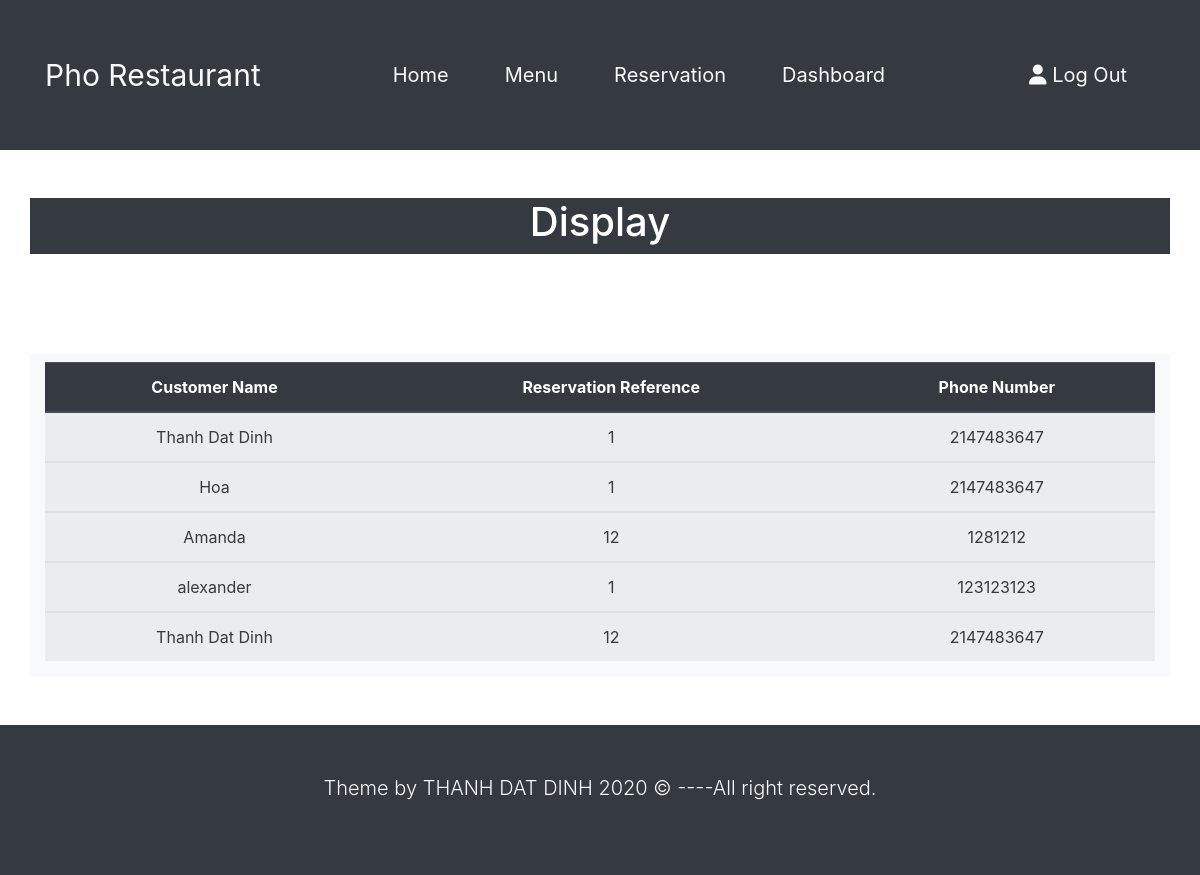
The page /joinquery.php on the database its author committed.
### tables this page shows
CREATE TABLE `customer` (
  `bookingreference` int(10) NOT NULL,
  `name` varchar(50) NOT NULL,
  `phonenumber` int(10) NOT NULL,
  `email` varchar(50) NOT NULL,
  `zipcode` varchar(10) NOT NULL,
  `ReservationReference` int(10) DEFAULT NULL
);

CREATE TABLE `reservation` (
  `ReservationReference` int(10) NOT NULL,
  `typeoforder` varchar(50) NOT NULL,
  `date` varchar(50) NOT NULL,
  `time` varchar(50) NOT NULL,
  `TypeofTable` varchar(10) NOT NULL,
  `NumberofCustomer` varchar(50) NOT NULL,
  `Stage` varchar(50) NOT NULL
);

### joinquery.php (the view, shortened to what this page needs)
<!DOCTYPE html>
<html lang="en">
<head>
    <link rel="stylesheet" href="https://cdn.jsdelivr.net/npm/bootstrap@4.5.3/dist/css/bootstrap.min.css">
    <link rel="stylesheet" href="css/style.css">
</head>
<body >
    <nav class="navbar navbar-expand-lg navbar-dark bg-dark">
        <div class="container" >
            <a href="home.php" class="navbar-brand text-light">Pho Restaurant</a>
            <div class="collapse navbar-collapse" id="navbarcollapseCMS">
                <ul class="navbar-nav m-auto">
                    <li class="nav-item">
                        <a href="home.php" class="nav-link text-light">Home</a>
                    </li>
                    <li class="nav-item">
                        <a href="menu.php" class="nav-link text-light">Menu</a>
                    </li>
                    <li class="nav-item">
                        <a href="reservation.php" class="nav-link text-light">Reservation</a>
                    </li>
                    <li class="nav-item">
                        <a href="adminDashboard.php" class="nav-link text-light">Dashboard</a>
                    </li>
                </ul>
                <ul class="navbar-nav">
                    <li class="nav-item">
                        <a href="login.php" class="nav-link text-light"><i class="fas fa-user"></i> Log Out</a>
                    </li>
                </ul>
            </div>
        </div>
    </nav>
    <header >
        <div class="container bg-dark text-white py-0 mt-5">
            <div class="row">
                <div class="col-lg-12 text-center">
                    <h1>Display</h1>
                </div>
            </div>
        </div>
    </header>
    <main>
        <section class="container mb-5 bg-light align-items-center" style="min-height:10px;">
            <div class="row">
                <div class="col-lg-12 text-center">
                    <table class="table table-striped text-center  table-hover">
                        <thead class="thead-dark">
                            <tr>
                                <th>Customer Name</th>
                                <th>Reservation Reference</th>
                                <th>Phone Number</th>
                            </tr>
                        </thead>
                        <?php
                            global $ConnectingDB;
                            $sql = "SELECT customer.name,reservation.ReservationReference, customer.phonenumber
                            FROM customer
                            INNER JOIN reservation ON customer.ReservationReference=reservation.ReservationReference";
                            $stmt = $ConnectingDB->query($sql);
                            while($dataRows=$stmt->fetch()){
                                $name=$dataRows["name"];
                                $reservation=$dataRows["ReservationReference"];
                                $number=$dataRows["phonenumber"];
                        ?>
                        <tbody class="tbody table-striped  text-dark">
                            <tr>
                                <td><?php echo $name;?></td>
                                <td><?php echo $reservation;?></td>
                                <td><?php echo $number;?></td>
                            </tr>
                        </tbody>
                            <?php };?>
                    </table>
                </div>
            </div>
        </section>
    </main>
    <footer class="text-light mt-3 bg-dark">
        <div class="container">
            <div class="row align-items-center">
                <div class="col text-center align-middle">
                    <p class="lead mt-5">Theme by THANH DAT DINH <span id="year"></span> &copy; ----All right reserved.</p>
                </div>
            </div>
        </div>
    </footer>
</body>
</html>

### css/style.css (style rules this page uses)
.nav-link { font-size: 20px; margin:0 20px; }
.navbar-brand { font-size: 30px;; }
.navbar { min-height: 150px; }
main .container { min-height: 600px; margin-top: 100px; }
body footer { min-height:150px; font-size: 30px; font-weight: bold; }

### rows shown on the page
customer: name "Thanh Dat Dinh", ReservationReference.ReservationReference "1", phonenumber "2147483647"
customer: name "Hoa", ReservationReference.ReservationReference "1", phonenumber "2147483647"
customer: name "Amanda", ReservationReference.ReservationReference "12", phonenumber "1281212"
customer: name "alexander", ReservationReference.ReservationReference "1", phonenumber "123123123"
customer: name "Thanh Dat Dinh", ReservationReference.ReservationReference "12", phonenumber "2147483647"
